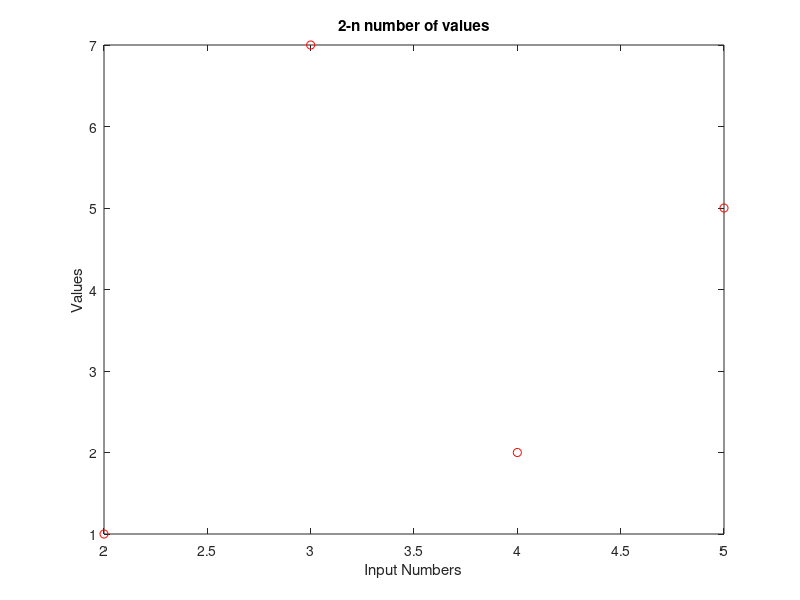

Write MATLAB code to recreate this figure.
%{
Author:Jingjing Wang
Date: Feb 11
This script asks for an integer n and then computes the following based on the
value of the integer:
a. While the value of n is greater than 1, replace the integer with half of its value
if the integer is even.
b. Otherwise, replace the integer with three times its value, plus 1.
%}


% Please enter 30 to meet the requirement of ploting a function of integers
% from 2 to 30.
% Enter other integers for finding pattern.

n = input('Please enter an integer n: ');

% This is to check if the number user entered is integer.
while rem(n,1) ~= 0
    X = 'Your input is not an integer.';
    disp(X);
    n = input('Please enter an integer n: ');
end

A = n; %This is to save the n in case it changes in future
i = 0;
while n > 1
    i = i +1;
    if rem(n, 2) == 0
        n = n/2;
        %M(:, i) = n;
        
    else
        n = 3*n + 1;
        %M(:, i) = n;
    end
end

msg = sprintf('The sequence results %d numbers of values', i);
disp(msg)


M = zeros(1, A-1);

total = A;
m = 2; % This to increment from 2 to n
j = 0; % This is to record the number of values for each m
while m <= total
    p = m;
    while p > 1
        j = j +1;
        if rem(p, 2) == 0
            p = p/2;
        else
            p = 3*p + 1;
        end
    end
    M(:, m-1) = j; % This is to record the number of values into M
    m = m + 1;
    j = 0;
end

xaxis = 2:A;

plot(xaxis, M,'ro');
title('2-n number of values');
xlabel('Input Numbers');
ylabel('Values');

disp('After I tried a big amount of large numbers, I see a visual pattern. Dots on the graph gradually line in several horizontal lines.');
disp('For all the testments I did there was no integer for which the sequence does not terminate.');
